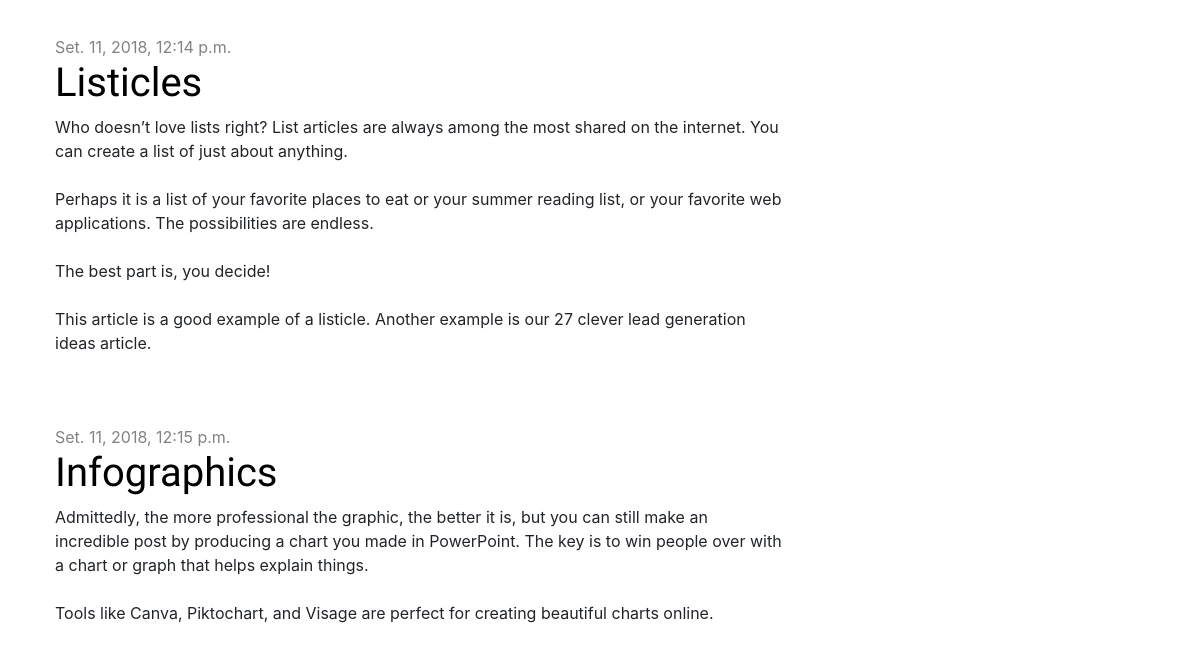
The app's page / (lower part), older data.
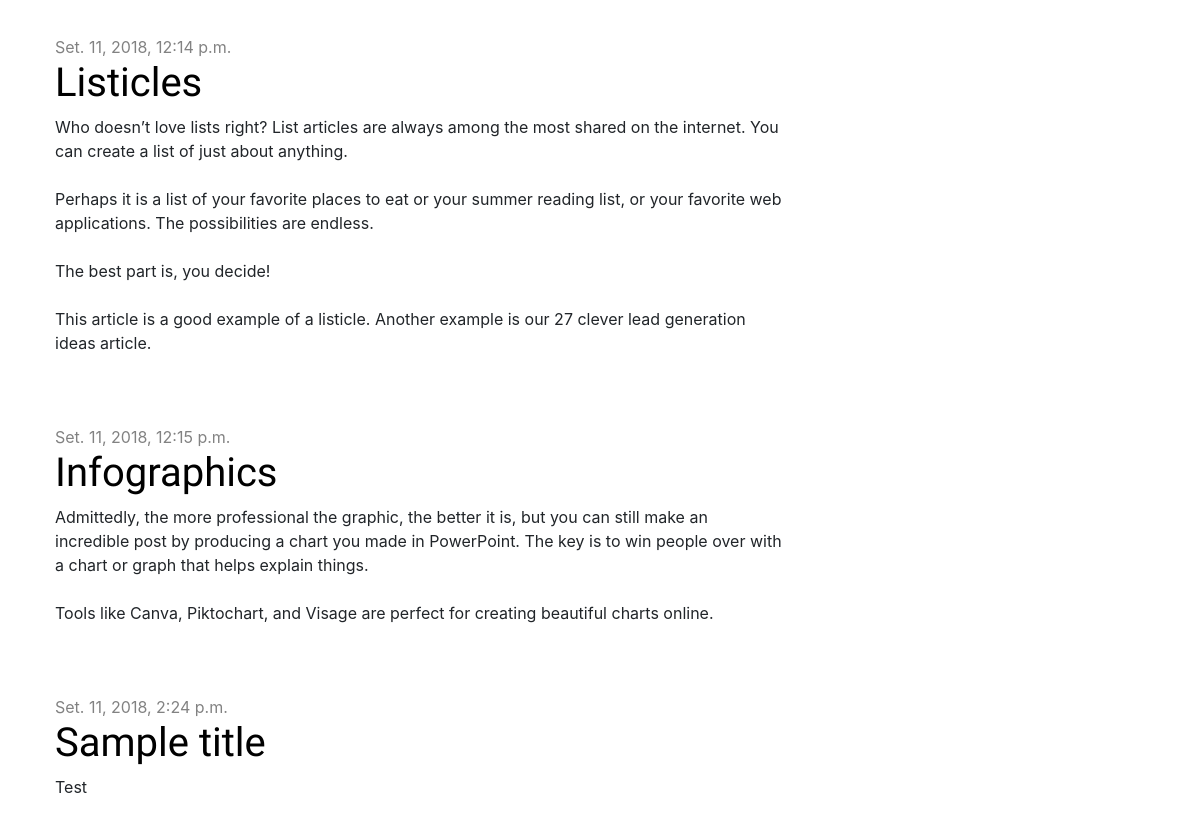
The same page, newer data.
### blog/models.py (models this page shows, shortened)
class Post(models.Model):
    author = models.ForeignKey('auth.User', on_delete=models.CASCADE)
    title = models.CharField(max_length=200)
    text = models.TextField()
    created_date = models.DateTimeField(default=timezone.now)
    published_date = models.DateTimeField(blank=True, null=True)

### blog/views.py (the view)
# urls.py: path('', views.post_list, name='post_list'),
def post_list(request):
    posts = Post.objects.filter(published_date__lte=timezone.now()).order_by('published_date')
    return render(request, 'blog/post_list.html', {'posts': posts})

### blog/templates/blog/post_list.html
{% extends 'blog/base.html' %}
{% block content %}
    {% for post in posts %}
        <div class="post">
            <div class="date">
                {{ post.published_date }}
            </div>
            <h1><a href="{% url 'post_detail' pk=post.pk %}">{{ post.title }}</a></h1>
            <p>{{ post.text|linebreaksbr }}</p>
        </div>
    {% endfor %}
{% endblock %}

Row changes from the older to the newer data that the page shows:
added Post: published_date "Set. 11, 2018, 2:24 p.m.", title "Sample title", text "Test"
